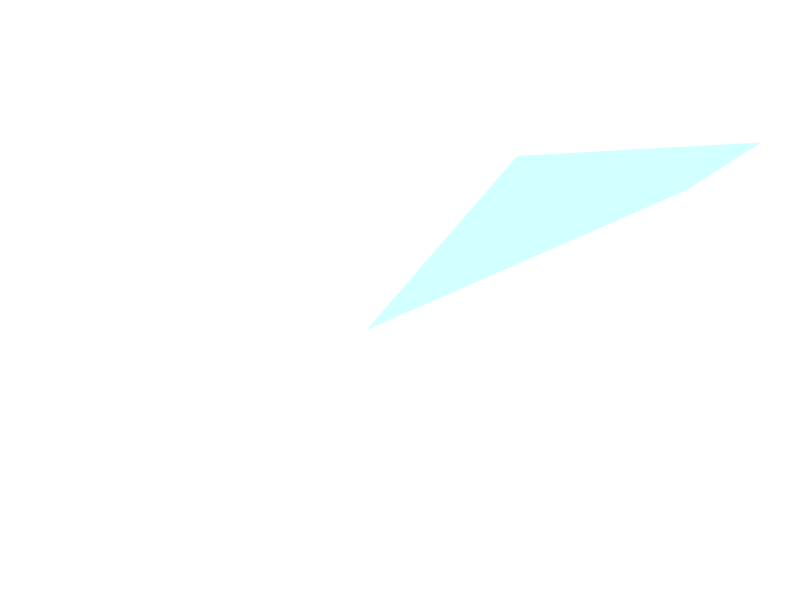
Frame 1 (no input)
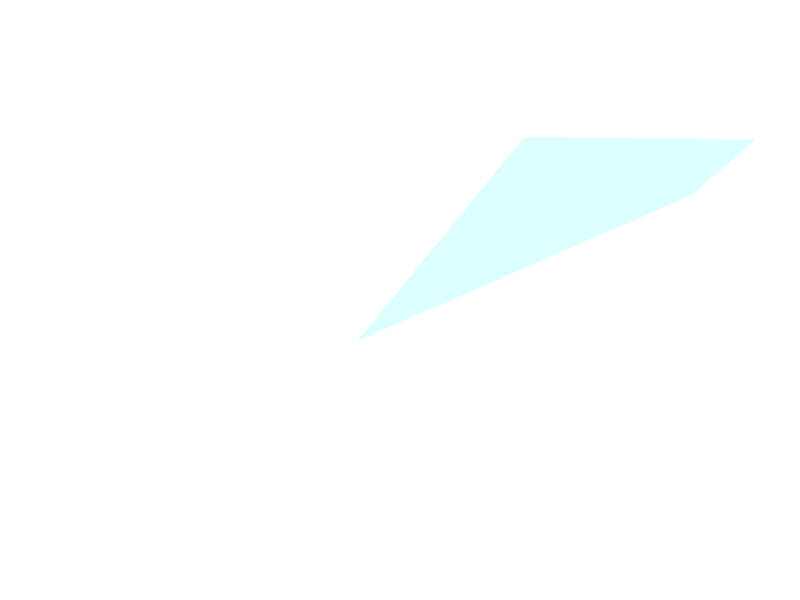
Frame 60 (the mouse pressed at the canvas centre just before this capture)
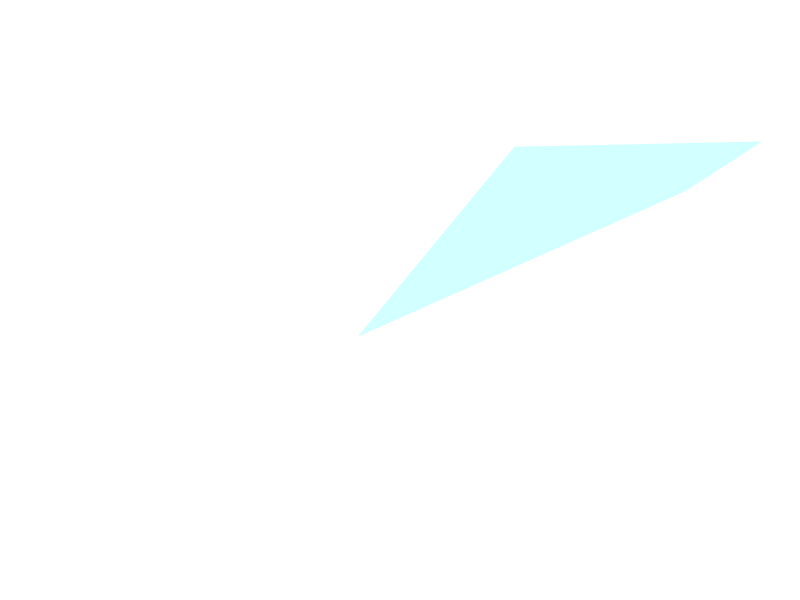
Frame 120 (the mouse held since frame 60 and released just before this capture)

The Processing sketch that drew these frames (run headless with seeded random() and noise(); from frame 60 on, the mouse is pressed at the canvas centre):

// Processing sketch: processing_173182
// ── processing_173182.pde

float x1= random (800);
float y1= random (600);
float x2= random (800);
float y2= random (600);
float x3= random (800);
float y3= random (600);
float x4= random (800);
float y4= random (600);

void setup () {
  size (800, 600);
  noCursor();
  noStroke();
}
void draw () 
{
  background ((abs(x1-y4)+200), (abs(x2-y3)+200), abs(x3-y2)+200);
  fill ((abs(x4-y1)), (abs(x3-y2)), abs(x2-y3));
  quad(x1, y1, x2, y2, x3, y3, x4, y4);



  if (x1<=800&&x1>=0) 
  { 
    if (random(10)>=5) 
    {
      x1++;
    } else 
    {
      x1--;
    }
  } else 
  {
    if (x1<=800) 
    {
      x1++;
    } else { 
      if (x1>=0) 
      {
        x1--;
      }
    }
  }
  if (y1<=600&&y1>=0) 
  { 
    if (random(10)>=5) 
    {
      y1++;
    } else 
    {
      y1--;
    }
  } else 
  {
    if (y1<=600) 
    {
      y1++;
    } else { 
      if (y1>=0) 
      {
        y1--;
      }
    }
  }
  if (x2<=800&&x2>=0) 
  { 
    if (random(10)>=5) 
    {
      x2++;
    } else 
    {
      x2--;
    }
  } else 
  {
    if (x2<=800) 
    {
      x2++;
    } else { 
      if (x2>=0) 
      {
        x2--;
      }
    }
  }
  if (y2<=600&&y2>=0) 
  { 
    if (random(10)>=5) 
    {
      y2++;
    } else 
    {
      y2--;
    }
  } else 
  {
    if (y2<=600) 
    {
      y2++;
    } else { 
      if (y2>=0) 
      {
        y2--;
      }
    }
  }
  if (x3<=800&&x3>=0) 
  { 
    if (random(10)>=5) 
    {
      x3++;
    } else 
    {
      x3--;
    }
  } else 
  {
    if (x3<=800) 
    {
      x3++;
    } else { 
      if (x3>=0) 
      {
        x3--;
      }
    }
  }
  if (y3<=600&&y3>=0) 
  { 
    if (random(10)>=5) 
    {
      y3++;
    } else 
    {
      y3--;
    }
  } else 
  {
    if (y3<=600) 
    {
      y3++;
    } else { 
      if (y3>=0) 
      {
        y3--;
      }
    }
  }
  if (x4<=800&&x4>=0) 
  { 
    if (random(10)>=5) 
    {
      x4++;
    } else 
    {
      x4--;
    }
  } else 
  {
    if (x4<=800) 
    {
      x4++;
    } else { 
      if (x4>=0) 
      {
        x4--;
      }
    }
  }
  if (y4<=600&&y4>=0) 
  { 
    if (random(10)>=5) 
    {
      y4++;
    } else 
    {
      y4--;
    }
  } else 
  {
    if (y4<=600) 
    {
      y4++;
    } else { 
      if (y4>=0) 
      {
        y4--;
      }
    }
  }
}
